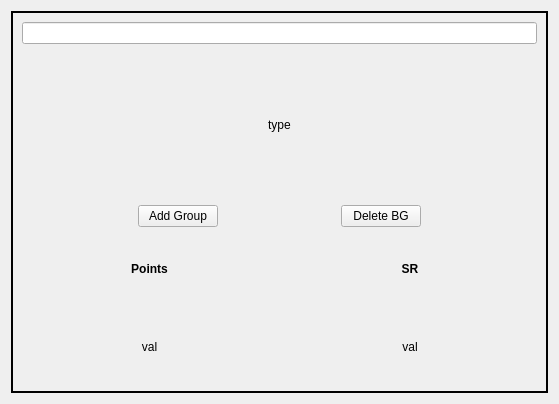
<?xml version="1.0" encoding="UTF-8"?>
<ui version="4.0">
 <class>QFLW_Battlegroup</class>
 <widget class="QWidget" name="QFLW_Battlegroup">
  <property name="geometry">
   <rect>
    <x>0</x>
    <y>0</y>
    <width>559</width>
    <height>404</height>
   </rect>
  </property>
  <property name="windowTitle">
   <string>Form</string>
  </property>
  <layout class="QGridLayout" name="gridLayout_3">
   <item row="0" column="0">
    <widget class="QFrame" name="frame">
     <property name="frameShape">
      <enum>QFrame::Box</enum>
     </property>
     <property name="frameShadow">
      <enum>QFrame::Plain</enum>
     </property>
     <property name="lineWidth">
      <number>2</number>
     </property>
     <layout class="QGridLayout" name="gridLayout_2">
      <item row="0" column="0">
       <layout class="QVBoxLayout" name="verticalLayout">
        <item>
         <widget class="QLineEdit" name="nameEdit"/>
        </item>
        <item>
         <layout class="QHBoxLayout" name="horizontalLayout">
          <item>
           <spacer name="horizontalSpacer">
            <property name="orientation">
             <enum>Qt::Horizontal</enum>
            </property>
            <property name="sizeHint" stdset="0">
             <size>
              <width>40</width>
              <height>20</height>
             </size>
            </property>
           </spacer>
          </item>
          <item>
           <widget class="QLabel" name="typeLabel">
            <property name="text">
             <string>type</string>
            </property>
           </widget>
          </item>
          <item>
           <spacer name="horizontalSpacer_2">
            <property name="orientation">
             <enum>Qt::Horizontal</enum>
            </property>
            <property name="sizeHint" stdset="0">
             <size>
              <width>40</width>
              <height>20</height>
             </size>
            </property>
           </spacer>
          </item>
         </layout>
        </item>
        <item>
         <layout class="QHBoxLayout" name="horizontalLayout_2">
          <item>
           <spacer name="horizontalSpacer_3">
            <property name="orientation">
             <enum>Qt::Horizontal</enum>
            </property>
            <property name="sizeHint" stdset="0">
             <size>
              <width>40</width>
              <height>20</height>
             </size>
            </property>
           </spacer>
          </item>
          <item>
           <widget class="QPushButton" name="addGroupButton">
            <property name="text">
             <string>Add Group</string>
            </property>
           </widget>
          </item>
          <item>
           <spacer name="horizontalSpacer_4">
            <property name="orientation">
             <enum>Qt::Horizontal</enum>
            </property>
            <property name="sizeHint" stdset="0">
             <size>
              <width>40</width>
              <height>20</height>
             </size>
            </property>
           </spacer>
          </item>
          <item>
           <widget class="QPushButton" name="deleteCardButton">
            <property name="text">
             <string>Delete BG</string>
            </property>
           </widget>
          </item>
          <item>
           <spacer name="horizontalSpacer_5">
            <property name="orientation">
             <enum>Qt::Horizontal</enum>
            </property>
            <property name="sizeHint" stdset="0">
             <size>
              <width>40</width>
              <height>20</height>
             </size>
            </property>
           </spacer>
          </item>
         </layout>
        </item>
        <item>
         <layout class="QGridLayout" name="gridLayout">
          <item row="0" column="2">
           <widget class="QLabel" name="label_4">
            <property name="font">
             <font>
              <bold>true</bold>
             </font>
            </property>
            <property name="text">
             <string>SR</string>
            </property>
            <property name="alignment">
             <set>Qt::AlignCenter</set>
            </property>
           </widget>
          </item>
          <item row="0" column="1">
           <widget class="QLabel" name="label">
            <property name="font">
             <font>
              <bold>true</bold>
             </font>
            </property>
            <property name="text">
             <string>Points</string>
            </property>
            <property name="alignment">
             <set>Qt::AlignCenter</set>
            </property>
           </widget>
          </item>
          <item row="1" column="2">
           <widget class="QLabel" name="srLabel">
            <property name="text">
             <string>val</string>
            </property>
            <property name="alignment">
             <set>Qt::AlignCenter</set>
            </property>
           </widget>
          </item>
          <item row="1" column="1">
           <widget class="QLabel" name="pointsLabel">
            <property name="text">
             <string>val</string>
            </property>
            <property name="alignment">
             <set>Qt::AlignCenter</set>
            </property>
           </widget>
          </item>
         </layout>
        </item>
        <item>
         <layout class="QVBoxLayout" name="groupLayout"/>
        </item>
       </layout>
      </item>
     </layout>
    </widget>
   </item>
  </layout>
 </widget>
 <resources/>
 <connections/>
</ui>
